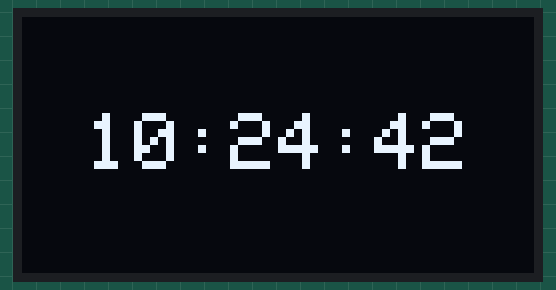
This sketch was run on a simulated Arduino MKR. Shown: 128×64 one-colour display. WiFi joins after 1.5 s; servers stay silent unless stated; the local clock reads 2024-03-15 10:24:30 at power-on unless the sketch sets it; what the sketch prints to the serial monitor is not drawn.

Above: at 12.6 s.
At 15.3 s:
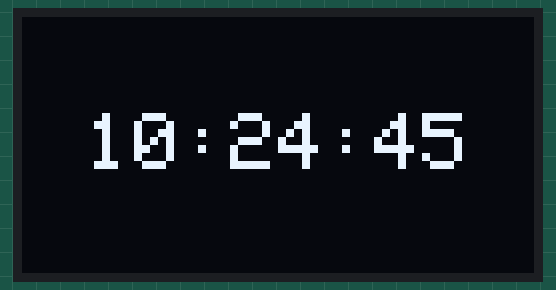
At 18.5 s:
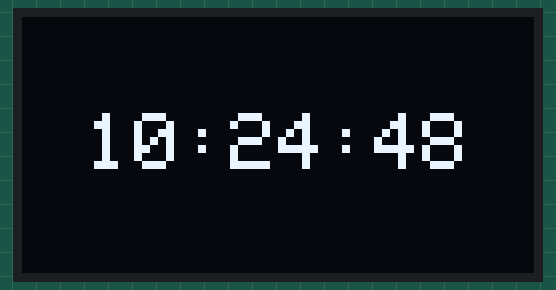
At 25.4 s:
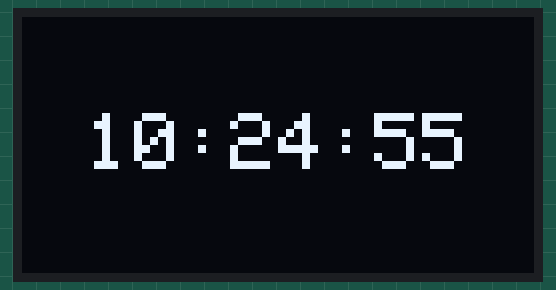
At 31.2 s:
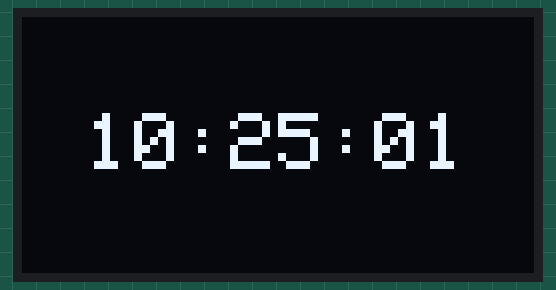
At 38.1 s:
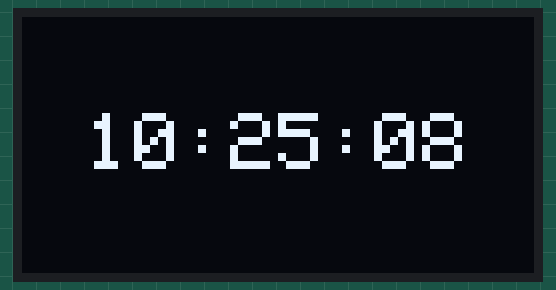

The sketch:

arduino_clock.ino
```cpp
// Arduino clock

// Libraries
#include <SPI.h>
#include <Wire.h>
#include <Adafruit_SSD1306.h>
#include <WiFi101.h>
#include <WiFiUdp.h>
#include <RTCZero.h>

// WiFi credentials
int status = WL_IDLE_STATUS;
char ssid[] = "wifi-name";  //  your network SSID (name)
char pass[] = "wifi-pass"; // your network password

// NTP parameters
unsigned int localPort = 2390;      // local port to listen for UDP packets
IPAddress timeServer(129, 6, 15, 28); // time.nist.gov NTP server
const int NTP_PACKET_SIZE = 48; // NTP time stamp is in the first 48 bytes of the message
byte packetBuffer[ NTP_PACKET_SIZE]; //buffer to hold incoming and outgoing packets

// A UDP instance to let us send and receive packets over UDP
WiFiUDP Udp;

// Screen instance
#define OLED_RESET 4
Adafruit_SSD1306 display(OLED_RESET);
#define LOGO16_GLCD_HEIGHT 16
#define LOGO16_GLCD_WIDTH  16

#if (SSD1306_LCDHEIGHT != 64)
#error("Height incorrect, please fix Adafruit_SSD1306.h!");
#endif

// RTC
RTCZero rtc;

// Create variables for time
byte seconds = 0;
byte minutes = 0;
byte hours = 16;

// Doesn't matter as we just display the time
const byte day = 15;
const byte month = 6;
const byte year = 15;

void setup()   {

  // Start serial
  Serial.begin(115200);

  // Init display
  display.begin(SSD1306_SWITCHCAPVCC, 0x3D);

  // Clear the buffer.
  display.clearDisplay();

  // check for the presence of the shield:
  if (WiFi.status() == WL_NO_SHIELD) {
    Serial.println("WiFi shield not present");
    // don't continue:
    while (true);
  }

  // attempt to connect to Wifi network:
  while ( status != WL_CONNECTED) {
    Serial.print("Attempting to connect to SSID: ");
    Serial.println(ssid);
    // Connect to WPA/WPA2 network. Change this line if using open or WEP network:
    status = WiFi.begin(ssid, pass);

    // wait 10 seconds for connection:
    delay(10000);
  }

  Serial.println("Connected to wifi");

  Serial.println("\nStarting connection to server...");
  Udp.begin(localPort);

  sendNTPpacket(timeServer); // send an NTP packet to a time server
  // wait to see if a reply is available
  delay(1000);
  if ( Udp.parsePacket() ) {
    Serial.println("packet received");
    // We've received a packet, read the data from it
    Udp.read(packetBuffer, NTP_PACKET_SIZE); // read the packet into the buffer

    //the timestamp starts at byte 40 of the received packet and is four bytes,
    // or two words, long. First, esxtract the two words:

    unsigned long highWord = word(packetBuffer[40], packetBuffer[41]);
    unsigned long lowWord = word(packetBuffer[42], packetBuffer[43]);
    // combine the four bytes (two words) into a long integer
    // this is NTP time (seconds since Jan 1 1900):
    unsigned long secsSince1900 = highWord << 16 | lowWord;
    Serial.print("Seconds since Jan 1 1900 = " );
    Serial.println(secsSince1900);

    // now convert NTP time into everyday time:
    Serial.print("Unix time = ");
    // Unix time starts on Jan 1 1970. In seconds, that's 2208988800:
    const unsigned long seventyYears = 2208988800UL;
    // subtract seventy years:
    unsigned long epoch = secsSince1900 - seventyYears;
    // print Unix time:
    Serial.println(epoch);


    // print the hour, minute and second:
    Serial.print("The UTC time is ");       // UTC is the time at Greenwich Meridian (GMT)
    Serial.print((epoch  % 86400L) / 3600); // print the hour (86400 equals secs per day)
    Serial.print(':');
    if ( ((epoch % 3600) / 60) < 10 ) {
      // In the first 10 minutes of each hour, we'll want a leading '0'
      Serial.print('0');
    }
    Serial.print((epoch  % 3600) / 60); // print the minute (3600 equals secs per minute)
    Serial.print(':');
    if ( (epoch % 60) < 10 ) {
      // In the first 10 seconds of each minute, we'll want a leading '0'
      Serial.print('0');
    }
    Serial.println(epoch % 60); // print the second

    hours = (epoch  % 86400L) / 3600;
    minutes = (epoch  % 3600) / 60;
    seconds = epoch % 60;
  }

  // Initialize RTC
  rtc.begin();
  rtc.setTime(hours, minutes, seconds);
  rtc.setDate(day, month, year);

}


void loop() {

  // Display on OLED
  display.setTextSize(2);
  display.setTextColor(WHITE);
  display.setCursor(16,24);

  display.clearDisplay();
  if (rtc.getHours() < 10) {
    display.print('0');
  }
  display.print(rtc.getHours());
  display.print(":");
  if (rtc.getMinutes() < 10) {
    display.print('0');
  }
  display.print(rtc.getMinutes());
  display.print(":");
  if (rtc.getSeconds() < 10) {
    display.print('0');
  }
  display.print(rtc.getSeconds());
  display.display();

  // Wait 500 ms
  delay(500);

}

// send an NTP request to the time server at the given address
unsigned long sendNTPpacket(IPAddress& address)
{
  //Serial.println("1");
  // set all bytes in the buffer to 0
  memset(packetBuffer, 0, NTP_PACKET_SIZE);
  // Initialize values needed to form NTP request
  // (see URL above for details on the packets)
  //Serial.println("2");
  packetBuffer[0] = 0b11100011;   // LI, Version, Mode
  packetBuffer[1] = 0;     // Stratum, or type of clock
  packetBuffer[2] = 6;     // Polling Interval
  packetBuffer[3] = 0xEC;  // Peer Clock Precision
  // 8 bytes of zero for Root Delay & Root Dispersion
  packetBuffer[12]  = 49;
  packetBuffer[13]  = 0x4E;
  packetBuffer[14]  = 49;
  packetBuffer[15]  = 52;

  //Serial.println("3");

  // all NTP fields have been given values, now
  // you can send a packet requesting a timestamp:
  Udp.beginPacket(address, 123); //NTP requests are to port 123
  //Serial.println("4");
  Udp.write(packetBuffer, NTP_PACKET_SIZE);
  //Serial.println("5");
  Udp.endPacket();
  //Serial.println("6");
}
```

Measured:
- what the display in image 0 shows lasts 0.5 s, from 12.6 s to 13.1 s
- what the display in image 1 shows lasts 1.1 s, from 15.2 s to 16.3 s
